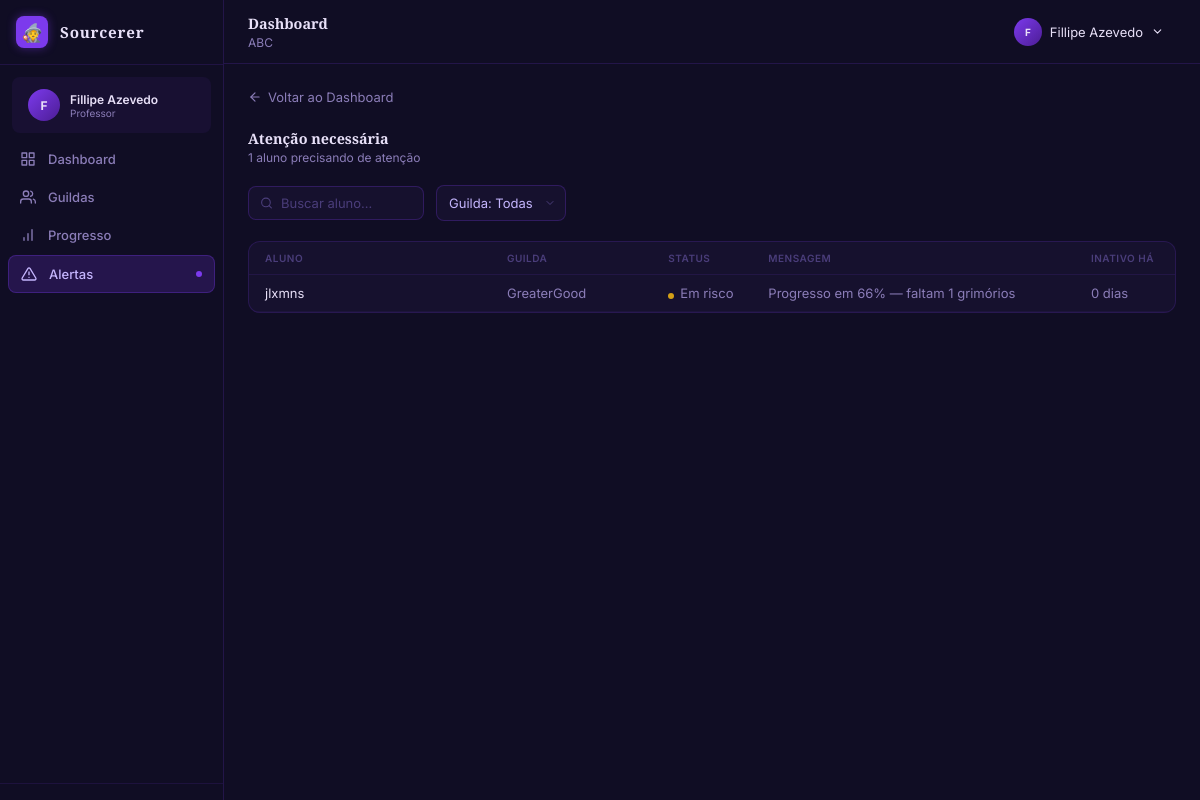
The page /dashboard/alertas/ (signed in) on the database its author committed.
### accounts/models.py (models this page shows, shortened)
class TeacherProfile(TimeStampedModel):
    user = models.OneToOneField(
        User,
        on_delete=models.CASCADE,
        related_name='teacher_profile',
        limit_choices_to={'role': User.Role.TEACHER}
    )
    school = models.CharField(max_length=200, blank=True)

class User(AbstractUser):
    class Role(models.TextChoices):
        STUDENT = 'student', 'Aluno'
        TEACHER = 'teacher', 'Professor'
        ADMIN = 'admin', 'Administrador'
    role = models.CharField(max_length=10, choices=Role.choices, default=Role.STUDENT)
    def is_student(self):
        return self.role == self.Role.STUDENT
    def is_teacher(self):
        return self.role == self.Role.TEACHER

### classes/models.py (models this page shows, shortened)
class Guild(models.Model):
    name = models.CharField(max_length=200)
    join_code = models.SlugField(
        max_length=10, unique=True,
        help_text='Código para alunos entrarem na guilda'
    )
    head_teacher = models.ForeignKey(
        'accounts.TeacherProfile',
        on_delete=models.CASCADE,
        related_name='headed_guilds'
    )
    is_active = models.BooleanField(
        default=True,
        help_text='Se falso, a guilda não aparece no painel do professor'
    )
    teachers = models.ManyToManyField(
        'accounts.TeacherProfile',
        blank=True,
        related_name='guilds',
        help_text='Professores associados a esta guilda (além do head teacher)'
    )
    class Meta:
        verbose_name = 'Guilda'
        verbose_name_plural = 'Guildas'

### dashboard/views.py (the view)
# urls.py: path('alertas/', views.teacher_alerts, name='teacher_alerts'),
@login_required
def teacher_alerts(request):
    if not request.user.is_teacher():
        messages.error(request, 'Acesso restrito a professores.')
        return redirect('login')
    teacher = request.user.teacher_profile
    guilds = Guild.objects.filter(
        Q(head_teacher=teacher) | Q(teachers=teacher),
        is_active=True,
    ).distinct()
    all_students = StudentProfile.objects.filter(
        guild_memberships__guild__in=guilds
    ).distinct()
    total_grimoires = Grimoire.objects.count()
    alerts = _build_alerts(guilds, all_students, total_grimoires)
    guild_names = [g.name for g in guilds]
    context = {
        'teacher': teacher,
        'guilds': guilds,
        'alerts': alerts,
        'alerts_total': len(alerts),
        'guild_names': guild_names,
    }
    return render(request, 'dashboard/teacher_alerts.html', context)

### content/models.py (called while the page is built)
    def required_spell_count(self):
        return self.spells.filter(is_required=True).count()

    def completed_required_count(self, student):
        return SpellCompletion.objects.filter(
            student=student,
            spell__grimoire=self,
            spell__is_required=True
        ).values('spell').distinct().count()

    def is_completed_by(self, student):
        required = self.required_spell_count()
        if required == 0:
            return True
        return self.completed_required_count(student) >= required

### dashboard/views.py (called while the page is built)
def _count_grimoires_completed(student: StudentProfile) -> int:
    count = 0
    for grimoire in Grimoire.objects.all():
        if grimoire.is_completed_by(student):
            count += 1
    return count

### students/context_processors.py (called while the page is built, shortened)
def student_context(request):
    if not request.user.is_authenticated or not request.user.is_student():
        return {}

### templates/dashboard/teacher_alerts.html (shortened to what this page needs)
{% extends 'base.html' %}
{% load static %}
{% block extra_head %}
  <link rel="stylesheet" href="{% static 'css/teacher.css' %}">
{% endblock %}
{% block content %}
<div class="teacher-layout">
  {% include 'components/teacher_sidebar.html' %}
  <div class="teacher-main-area">
    {% include 'components/teacher_header.html' %}
    <main class="teacher-content">
      <a href="{% url 'dashboard:teacher_dashboard' %}" class="teacher-breadcrumb">
        <svg width="14" height="14" viewBox="0 0 24 24" fill="none" stroke="currentColor" stroke-width="2" stroke-linecap="round" stroke-linejoin="round"><line x1="19" y1="12" x2="5" y2="12"/><polyline points="12 19 5 12 12 5"/></svg>
        Voltar ao Dashboard
      </a>
      <div class="teacher-progress-header">
        <h2 class="teacher-progress-header__title">Atenção necessária</h2>
        <p class="teacher-progress-header__sub">{{ alerts_total }} aluno{{ alerts_total|pluralize }} precisando de atenção</p>
      </div>
      <div x-data="{ search: '', guildFilter: '' }">
      <div class="teacher-progress-filters">
        <div class="teacher-progress-search">
          <input type="text" x-model="search" placeholder="Buscar aluno…" class="teacher-progress-search__input">
        </div>
        <div class="teacher-progress-filter-select">
          <select x-model="guildFilter" class="teacher-progress-filter-select__input">
            <option value="">Guilda: Todas</option>
          </select>
        </div>
      </div>
      <div class="teacher-card">
        {% if alerts %}
          <div class="teacher-alerts-table">
            <div class="teacher-alerts-table__header">
              <span>Aluno</span>
              <span>Guilda</span>
              <span>Status</span>
              <span>Mensagem</span>
              <span>Inativo há</span>
            </div>
            {% for alert in alerts %}
              <div class="teacher-alerts-table__row"
                   data-name="{{ alert.student_name }}"
                   data-guild="{{ alert.guild_name }}"
                   x-show="(!search || search.length < 3 || $el.dataset.name.toLowerCase().includes(search.toLowerCase())) && (!guildFilter || $el.dataset.guild === guildFilter)">
                <span class="teacher-alerts-table__cell teacher-alerts-table__cell--name">{{ alert.student_name }}</span>
                <span class="teacher-alerts-table__cell teacher-alerts-table__cell--guild">{{ alert.guild_name }}</span>
                <span class="teacher-alerts-table__cell teacher-alerts-table__cell--status">
                  <span class="teacher-alert__dot teacher-alert__dot--{{ alert.type }}"></span>
                  {% if alert.type == 'inativo' %}Sem atividade{% else %}Em risco{% endif %}
                </span>
                <span class="teacher-alerts-table__cell teacher-alerts-table__cell--msg">{{ alert.message }}</span>
                <span class="teacher-alerts-table__cell teacher-alerts-table__cell--days">{{ alert.days_inactive }} dia{{ alert.days_inactive|pluralize }}</span>
              </div>
            {% endfor %}
          </div>
        {% else %}
          <div class="teacher-empty" style="padding:2rem">Todos os alunos estão em dia!</div>
        {% endif %}
      </div>
      </div>
    </main>
  </div>
</div>
{% endblock %}

### templates/components/teacher_sidebar.html (shortened to what this page needs)
<aside class="teacher-sidebar">
  <div class="teacher-sidebar__logo">
    <div class="teacher-sidebar__logo-icon">🧙</div>
    <span class="teacher-sidebar__logo-text">Sourcerer</span>
  </div>
  <div class="teacher-sidebar__profile">
    <div class="teacher-sidebar__avatar">{{ teacher.user.get_full_name|first|default:teacher.user.username|first }}</div>
    <div class="teacher-sidebar__profile-info">
      <p class="teacher-sidebar__name">{{ teacher.user.get_full_name|default:teacher.user.username }}</p>
      <p class="teacher-sidebar__role">Professor</p>
    </div>
  </div>
  <nav class="teacher-nav">
    <a href="{% url 'dashboard:teacher_dashboard' %}" class="teacher-nav__item {% if request.resolver_match.url_name == 'teacher_dashboard' %}teacher-nav__item--active{% endif %}">
      <svg width="16" height="16" viewBox="0 0 24 24" fill="none" stroke="currentColor" stroke-width="2" stroke-linecap="round" stroke-linejoin="round"><rect x="3" y="3" width="7" height="7"/><rect x="14" y="3" width="7" height="7"/><rect x="14" y="14" width="7" height="7"/><rect x="3" y="14" width="7" height="7"/></svg>
      <span>Dashboard</span>
    </a>
    <a href="{% url 'dashboard:guild_detail' guilds.0.id %}" class="teacher-nav__item ">
      <svg width="16" height="16" viewBox="0 0 24 24" fill="none" stroke="currentColor" stroke-width="2" stroke-linecap="round" stroke-linejoin="round"><path d="M17 21v-2a4 4 0 0 0-4-4H5a4 4 0 0 0-4 4v2"/><circle cx="9" cy="7" r="4"/><path d="M23 21v-2a4 4 0 0 0-3-3.87"/><path d="M16 3.13a4 4 0 0 1 0 7.75"/></svg>
      <span>Guildas</span>
    </a>
    <a href="{% url 'dashboard:teacher_progress' %}" class="teacher-nav__item {% if request.resolver_match.url_name == 'teacher_progress' %}teacher-nav__item--active{% endif %}">
      <svg width="16" height="16" viewBox="0 0 24 24" fill="none" stroke="currentColor" stroke-width="2" stroke-linecap="round" stroke-linejoin="round"><line x1="12" y1="20" x2="12" y2="10"/><line x1="18" y1="20" x2="18" y2="4"/><line x1="6" y1="20" x2="6" y2="16"/></svg>
      <span>Progresso</span>
    </a>
    <a href="{% url 'dashboard:teacher_alerts' %}" class="teacher-nav__item {% if request.resolver_match.url_name == 'teacher_alerts' %}teacher-nav__item--active{% endif %}">
      <span>Alertas</span>
      {% if request.resolver_match.url_name == 'teacher_alerts' %}
        <span class="teacher-nav__dot"></span>
      {% endif %}
    </a>
  </nav>
  <div class="teacher-sidebar__footer">
  </div>
</aside>

### templates/components/teacher_header.html (shortened to what this page needs)
<header class="teacher-top-header">
  <div class="teacher-top-header__left">
    <h1 class="teacher-top-header__title">Dashboard</h1>
    {% if teacher.school %}
      <p class="teacher-top-header__subtitle">{{ teacher.school }}</p>
    {% endif %}
  </div>
  <div class="teacher-top-header__right">
    <div class="teacher-top-header__user"
         x-data="{ open: false }">
      <button class="teacher-top-header__user-btn"
              @click="open = !open"
              @keydown.escape="open = false"
              aria-haspopup="true"
              :aria-expanded="open">
        <span class="teacher-top-header__user-avatar">{{ teacher.user.get_full_name|first|default:teacher.user.username|first }}</span>
        <span class="teacher-top-header__user-name">{{ teacher.user.get_full_name|default:teacher.user.username }}</span>
        <svg width="13" height="13" viewBox="0 0 24 24" fill="none" stroke="currentColor" stroke-width="2" stroke-linecap="round" stroke-linejoin="round"><polyline points="6 9 12 15 18 9"/></svg>
      </button>
    </div>
  </div>
</header>

### static/css/login.css (style rules this page uses)
*, *::before, *::after { box-sizing: border-box; margin: 0; padding: 0; }
html, body { height: 100%; font-family: 'Inter', system-ui, -apple-system, sans-serif; background: #0d0a1e; color: #e8e0f8; -webkit-font-smoothing: antialiased; -moz-osx-font-smoothing: grayscale; }

### rows shown on the page
TeacherProfile: user.get_full_name|first "F", user.get_full_name "Fillipe Azevedo", school "ABC"
User: student_name "jlxmns"
Guild: guild_name "GreaterGood"

### other values the page prints
{{ alerts_total }} "1"
{{ alert.message }} "Progresso em 66% — faltam 1 grimórios"
{{ alert.days_inactive }} "0"
